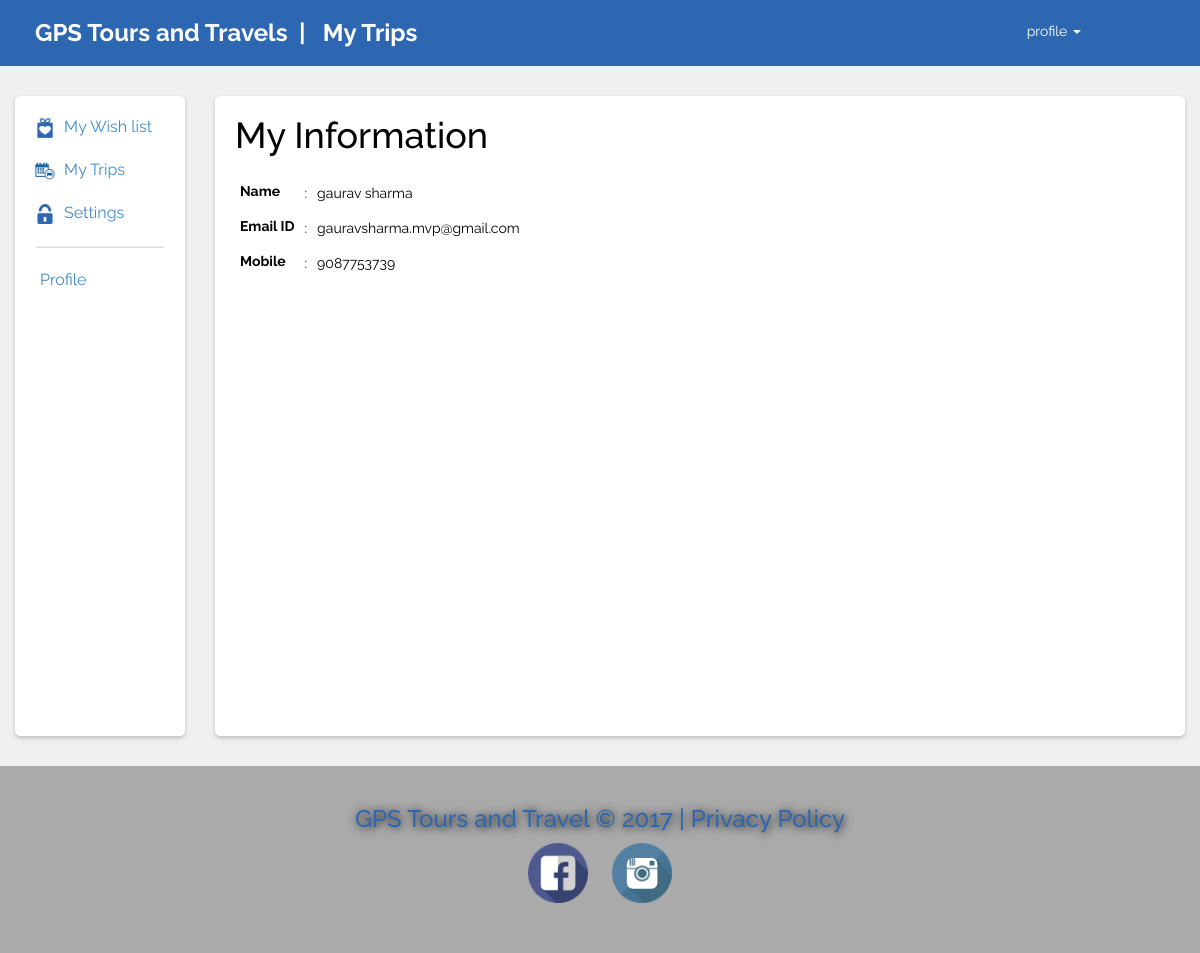
The page /user/profile.php (signed in) on the database its author committed.
### tables this page shows
CREATE TABLE `users` (
  `id` int(11) NOT NULL,
  `username` varchar(50) NOT NULL,
  `email` varchar(50) NOT NULL,
  `mobile` varchar(15) NOT NULL,
  `password` varchar(256) NOT NULL,
  `create_at` varchar(30) NOT NULL,
  `avatar` varchar(100) NOT NULL
);

### user/profile.php (the view, shortened to what this page needs)
<?php
	if(isset($_SESSION['user_id'])){
		$user_id=$_SESSION['user_id'];
		$sql="SELECT * from `users` where id='$user_id'";
		$user_vals=mysql_fetch_assoc(mysql_query($sql));
	}
	else{
		$userExist=0;
	}
 ?>
<!DOCTYPE html>
<html lang="en">
<head>
    <link rel="stylesheet" type="text/css" href="../css/bootstrap.css">
    <link rel="stylesheet" type="text/css" href="../css/styles5.css">
    <link href="../css/jquery.dataTables.min.css" rel="stylesheet" />
</head>
<body>
    <div class="header">
        <div class="row">
        	<div class="col-md-6">
        		<a href="../index.php" id="logo_link"><h3>GPS Tours and Travels &nbsp;| &nbsp; My Trips</h3></a>
        	</div>
        	<div class="col-md-2 pull-right">
        		<div class="row">
        			<div class="col-md-12">
        				<div class="dropdown">
						  <button id="dLabel" type="button" data-toggle="dropdown" aria-haspopup="true" aria-expanded="false">
						    	profile
						    <span class="caret"></span>
						  </button>
						</div>
        			</div>
        		</div>
        	</div>
        </div>
    </div>
    <div class="row profile_body">
    	<div class="col-md-2">
    		<div class="side-bar">
		    	<ul>
		    		<li>
		    			<img src="../img/pi1.png" style="width: 20px;">
		    			<a href="wishList.php">My Wish list</a>
		    		</li>
		    		<li>
		    			<img src="../img/pi2.png" style="width: 20px;">
		    			<a href="bookings.php">My Trips</a>
		    		</li>
		    		<li>
		    			<img src="../img/pi3.png" style="width: 20px;">
		    			<a href="settings.php">Settings</a>
		    		</li>
		    		<li><hr style="margin: 1px;"></li>
		    		<li><a href="profile.php">Profile</a></li>
		    	</ul>
		    </div>
    	</div>
    	<div class="col-md-10">
    		<div class="main-body">
    			<h1>My Information</h1>
    			<table>
    				<tbody>
    					<tr>
    						<td><label>Name</label></td>
    						<td>:</td>
    						<td><?php echo $user_vals['username']; ?></td>
    					</tr>
    					<tr>
    						<td><label>Email ID</label></td>
    						<td>:</td>
    						<td><?php echo $user_vals['email']; ?></td>
    					</tr>
    					<tr>
    						<td><label>Mobile</label></td>
    						<td>:</td>
    						<td><?php echo $user_vals['mobile']; ?></td>
    					</tr>
    				</tbody>
    			</table>
    		</div>
    	</div>
    </div>
    <div class="footer">
        <h3 class="text-center" style="color: #2d67b2;">GPS Tours and Travel © 2017 | Privacy Policy</h3>
        <div class="row">
            <div class="col-md-12">
                <center>
                    <img src="../img/facebook.png" style="width: 60px; margin: 10px;">
                    <img src="../img/instagram.png" style="width: 60px; margin: 10px;">
                </center>
            </div>
        </div>
    </div>
</body>
</html>

### css/styles5.css (style rules this page uses)
html, body { background-color: #f0f0f0; color: #000; font-family: 'Raleway', sans-serif; height: 100vh; margin: 0; }
hr { background-color: #dcdcdc; height: 1px; }
.row { padding: 0px; margin: 0px; }
.main-body { color: #000; width: 100%; margin: auto; }
.footer { padding-top: 10px; padding-bottom: 1px; color: #000; }

### user/profile.php (style rules this page uses)
body { background: #efefef; }
h1,h2,h3,h4 { padding: 0; margin: 0; }
.header { padding: 20px; background: #2d67b2; }
.header h4,.header h3 { color: #fff; font-weight: bold; padding: 0; margin: 0; }
.footer { background: #aaa; padding: 40px; }
.footer h3 { text-shadow: 1px 1px 10px #000; }
.profile_body { margin-top: 30px; margin-bottom: 30px; }
.side-bar { background: #fff; height: 80vh; padding: 10px; border-radius: 5px; box-shadow: 0 2px 4px 0 rgba(0,0,0,0.2); }
.main-body { background: #fff; height: 80vh; padding: 20px; border-radius: 5px; box-shadow: 0 2px 4px 0 rgba(0,0,0,0.2); }
.side-bar ul { padding: 0; margin: 0; }
.side-bar ul li { list-style: none; padding: 10px; font-size: 16px; }
.side-bar ul li a { margin-left: 5px; }
#dLabel { background: #2d67b2; border: 0; color: #fff; box-shadow: 0; padding-left: 10px; padding-right: 10px; }
table { margin-top: 20px; }
td { padding: 5px; }
#logo_link { text-decoration: none; }

### rows shown on the page
users: username "gaurav sharma", email "gauravsharma.mvp@gmail.com", mobile "9087753739"
